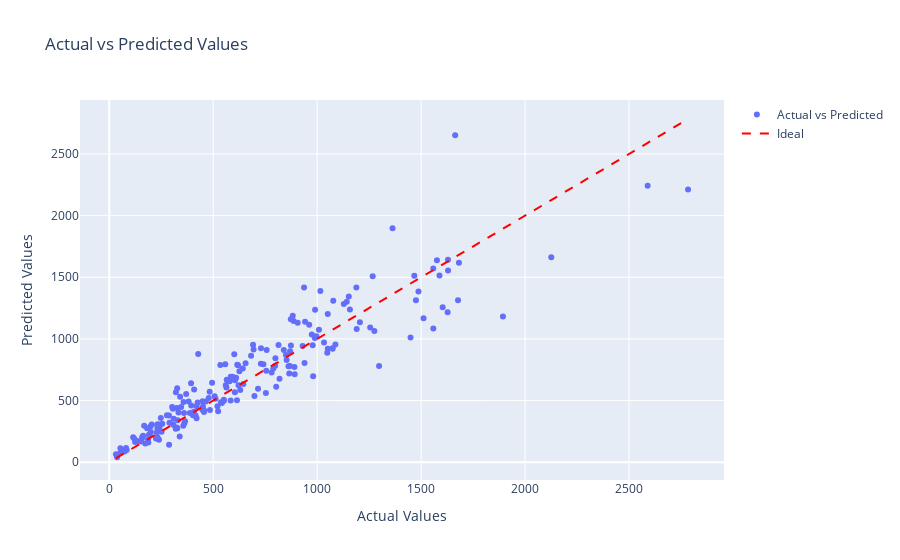

Notebook source saved alongside this figure:
### Code cell
fig.update_layout(
    title='Actual vs Predicted Values',
    xaxis_title='Actual Values',
    yaxis_title='Predicted Values',
    showlegend=True,
)
fig.show()

### Figure 1 — Plotly figure (JSON) as saved in the notebook; plotly's stock layout.template omitted (floating-point values rounded to 4 significant figures; data arrays with more than 128 entries replaced by an {"elided": "..."} marker saying what was removed)
{"data": [{"mode": "markers", "name": "Actual vs Predicted", "type": "scatter", "x": {"elided": "200 float values"}, "y": {"elided": "200 float values"}}, {"line": {"color": "red", "dash": "dash"}, "mode": "lines", "name": "Ideal", "type": "scatter", "x": [32.35, 2784.0], "y": [32.35, 2784.0]}], "layout": {"showlegend": true, "title": {"text": "Actual vs Predicted Values"}, "xaxis": {"title": {"text": "Actual Values"}}, "yaxis": {"title": {"text": "Predicted Values"}}}}
